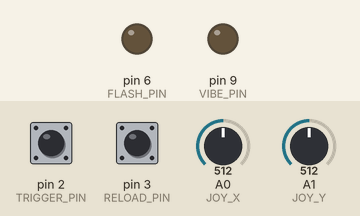
This sketch was run on a simulated Arduino Leonardo, built with avr-gcc and run on an emulated ATmega32U4. Parts: output pins drawn as LEDs (lit = HIGH). Inputs (shaded band) come from the test bench; at power-on: pin 2 (TRIGGER_PIN) HIGH, pin 3 (RELOAD_PIN) HIGH, A0 (JOY_X) = 512, A1 (JOY_Y) = 512. USB keyboard and mouse output is not drawn.

Above: at 1.2 s.
1.3 s: pin 2 (TRIGGER_PIN) pulled LOW for 0.15 s
At 1.38 s:
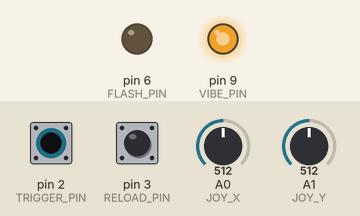
2.9 s: pin 3 (RELOAD_PIN) pulled LOW for 0.15 s
6.0 s: pin 3 (RELOAD_PIN) pulled LOW for 1 s
9.1 s: pin 3 (RELOAD_PIN) pulled LOW for 3.2 s
Timing chart, 0 to 12.5 s (numbered marks = the images above; inputs shaded):
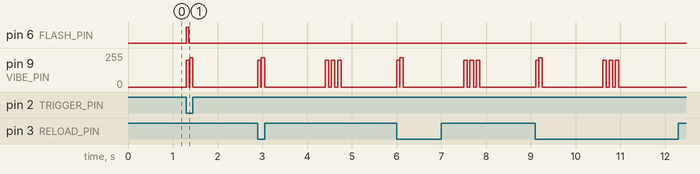

Measured:
- after the input at 1.3 s, pin 6 (FLASH_PIN): LOW → HIGH at once, → LOW 0.05 s later; pin 9 (VIBE_PIN): 0/255 → 200/255 at once, → 220/255 0.07 s later, → 0/255 0.08 s later

The sketch:

gun-controller.ino
```cpp
#include <Mouse.h>

const int TRIGGER_PIN=2;
const int RELOAD_PIN=3;
const int VIBE_PIN=9;
const int FLASH_PIN=6;
const int JOY_X=A0;
const int JOY_Y=A1;

const int DEADZONE=60;
const int SENS=10;
const int LOOP_MS=8;

int ammoMax=12;
int ammo=12;
bool reloading=false;
unsigned long reloadEnd=0;
const unsigned long reloadTime=1500;

bool lastTrig=false;
bool lastReload=false;

bool vibeActive=false;
unsigned long vibeEnd=0;
const unsigned long vibeDur1=60;
const unsigned long vibeGap=40;
const unsigned long vibeDur2=80;
unsigned long vibePhaseEnd=0;
int vibePhase=0;

bool flashActive=false;
unsigned long flashEnd=0;
const unsigned long flashDur=45;

void setup(){
  pinMode(TRIGGER_PIN,INPUT_PULLUP);
  pinMode(RELOAD_PIN,INPUT_PULLUP);
  pinMode(VIBE_PIN,OUTPUT);
  pinMode(FLASH_PIN,OUTPUT);
  digitalWrite(VIBE_PIN,LOW);
  digitalWrite(FLASH_PIN,LOW);
  Mouse.begin();
  delay(50);
}

void startVibePattern(){
  vibeActive=true;
  vibePhase=1;
  vibeEnd=millis()+vibeDur1+vibeGap+vibeDur2;
  vibePhaseEnd=millis()+vibeDur1;
  analogWrite(VIBE_PIN,200);
}

void updateVibe(){
  if(!vibeActive) return;
  unsigned long t=millis();
  if(vibePhase==1){
    if(t>=vibePhaseEnd){
      vibePhase=2;
      vibePhaseEnd=t+vibeDur2;
      analogWrite(VIBE_PIN,0);
    } else {
      analogWrite(VIBE_PIN,200);
    }
  } else if(vibePhase==2){
    if(t>=vibePhaseEnd){
      vibeActive=false;
      analogWrite(VIBE_PIN,0);
    } else {
      analogWrite(VIBE_PIN,220);
    }
  }
}

void startFlash(){
  flashActive=true;
  flashEnd=millis()+flashDur;
  digitalWrite(FLASH_PIN,HIGH);
}

void updateFlash(){
  if(!flashActive) return;
  if(millis()>=flashEnd){
    flashActive=false;
    digitalWrite(FLASH_PIN,LOW);
  }
}

void shoot(){
  if(reloading) return;
  if(ammo>0){
    Mouse.click(MOUSE_LEFT);
    startVibePattern();
    startFlash();
    ammo--;
  } else {
    startVibePattern();
    startFlash();
  }
}

void beginReload(){
  if(reloading) return;
  reloading=true;
  reloadEnd=millis()+reloadTime;
  startVibePattern();
}

void updateReload(){
  if(!reloading) return;
  if(millis()>=reloadEnd){
    reloading=false;
    ammo=ammoMax;
    for(int i=0;i<3;i++){
      analogWrite(VIBE_PIN,200);
      delay(80);
      analogWrite(VIBE_PIN,0);
      delay(60);
    }
  }
}

void loop(){
  int rawX=analogRead(JOY_X)-512;
  int rawY=analogRead(JOY_Y)-512;
  int moveX=0,moveY=0;
  if(abs(rawX)>DEADZONE) moveX=map(rawX,-512,512,-SENS,SENS);
  if(abs(rawY)>DEADZONE) moveY=map(rawY,-512,512,-SENS,SENS);
  if(moveX||moveY) Mouse.move(moveX,-moveY);
  bool trig=digitalRead(TRIGGER_PIN)==LOW;
  bool reloadBtn=digitalRead(RELOAD_PIN)==LOW;
  if(trig && !lastTrig){
    shoot();
  }
  lastTrig=trig;
  if(reloadBtn && !lastReload){
    beginReload();
  }
  lastReload=reloadBtn;
  updateVibe();
  updateFlash();
  updateReload();
  delay(LOOP_MS);
}
```
